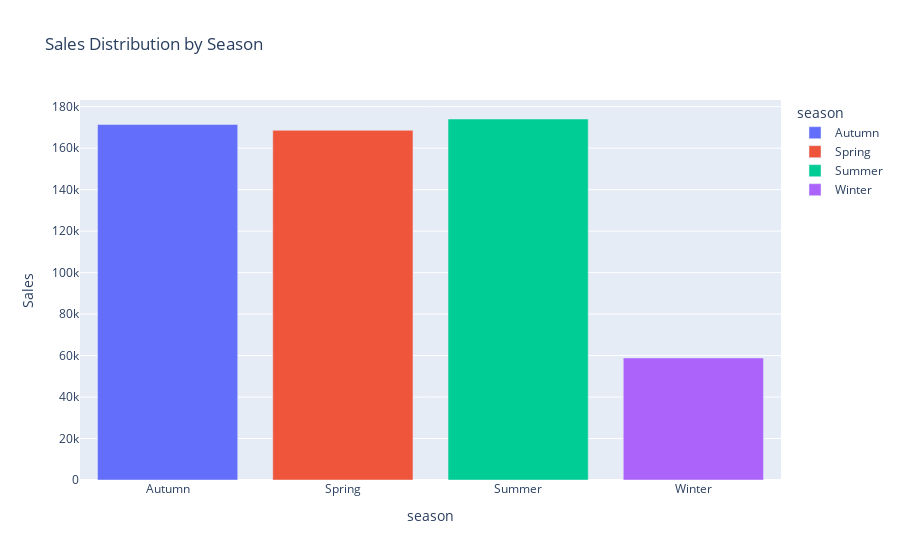

The notebook cell this image was saved under:
### Code cell
# 2 — Profitability by Season (using Sales)
fig = px.bar(
    data.groupby("season")["Sales"].sum().reset_index(),
    x="season", y="Sales", color="season",
    title=" Sales Distribution by Season"
)
fig.show()

### Figure 1 — Plotly figure (JSON) as saved in the notebook; plotly's stock layout.template omitted (floating-point values rounded to 4 significant figures)
{"data": [{"hovertemplate": "season=%{x}<br>Sales=%{y}<extra></extra>", "legendgroup": "Autumn", "marker": {"color": "#636efa", "pattern": {"shape": ""}}, "name": "Autumn", "orientation": "v", "showlegend": true, "textposition": "auto", "type": "bar", "x": ["Autumn"], "xaxis": "x", "y": [171400.0], "yaxis": "y"}, {"hovertemplate": "season=%{x}<br>Sales=%{y}<extra></extra>", "legendgroup": "Spring", "marker": {"color": "#EF553B", "pattern": {"shape": ""}}, "name": "Spring", "orientation": "v", "showlegend": true, "textposition": "auto", "type": "bar", "x": ["Spring"], "xaxis": "x", "y": [168600.0], "yaxis": "y"}, {"hovertemplate": "season=%{x}<br>Sales=%{y}<extra></extra>", "legendgroup": "Summer", "marker": {"color": "#00cc96", "pattern": {"shape": ""}}, "name": "Summer", "orientation": "v", "showlegend": true, "textposition": "auto", "type": "bar", "x": ["Summer"], "xaxis": "x", "y": [174100.0], "yaxis": "y"}, {"hovertemplate": "season=%{x}<br>Sales=%{y}<extra></extra>", "legendgroup": "Winter", "marker": {"color": "#ab63fa", "pattern": {"shape": ""}}, "name": "Winter", "orientation": "v", "showlegend": true, "textposition": "auto", "type": "bar", "x": ["Winter"], "xaxis": "x", "y": [58850.0], "yaxis": "y"}], "layout": {"barmode": "relative", "legend": {"title": {"text": "season"}, "tracegroupgap": 0}, "title": {"text": " Sales Distribution by Season"}, "xaxis": {"anchor": "y", "categoryarray": ["Autumn", "Spring", "Summer", "Winter"], "categoryorder": "array", "domain": [0, 1], "title": {"text": "season"}}, "yaxis": {"anchor": "x", "domain": [0, 1], "title": {"text": "Sales"}}}}
